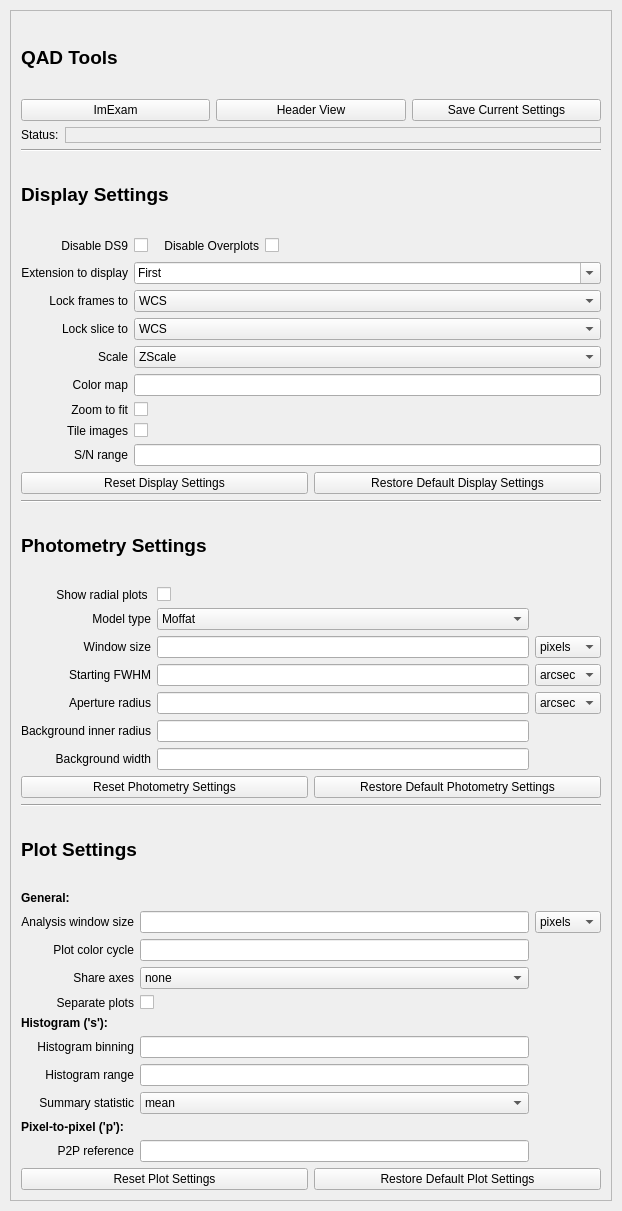
<?xml version="1.0" encoding="UTF-8"?>
<ui version="4.0">
 <class>Form</class>
 <widget class="QWidget" name="Form">
  <property name="geometry">
   <rect>
    <x>0</x>
    <y>0</y>
    <width>622</width>
    <height>1211</height>
   </rect>
  </property>
  <property name="windowTitle">
   <string>Form</string>
  </property>
  <layout class="QVBoxLayout" name="verticalLayout">
   <property name="leftMargin">
    <number>10</number>
   </property>
   <property name="topMargin">
    <number>10</number>
   </property>
   <property name="rightMargin">
    <number>10</number>
   </property>
   <property name="bottomMargin">
    <number>10</number>
   </property>
   <item>
    <widget class="QScrollArea" name="scrollArea">
     <property name="sizePolicy">
      <sizepolicy hsizetype="Expanding" vsizetype="Expanding">
       <horstretch>1</horstretch>
       <verstretch>1</verstretch>
      </sizepolicy>
     </property>
     <property name="widgetResizable">
      <bool>true</bool>
     </property>
     <widget class="QWidget" name="scrollAreaWidgetContents">
      <property name="geometry">
       <rect>
        <x>0</x>
        <y>0</y>
        <width>600</width>
        <height>1190</height>
       </rect>
      </property>
      <layout class="QVBoxLayout" name="verticalLayout_2">
       <property name="leftMargin">
        <number>10</number>
       </property>
       <property name="topMargin">
        <number>10</number>
       </property>
       <property name="rightMargin">
        <number>10</number>
       </property>
       <property name="bottomMargin">
        <number>10</number>
       </property>
       <item>
        <widget class="QLabel" name="label_19">
         <property name="font">
          <font>
           <pointsize>14</pointsize>
           <weight>75</weight>
           <bold>true</bold>
          </font>
         </property>
         <property name="text">
          <string>QAD Tools</string>
         </property>
        </widget>
       </item>
       <item>
        <layout class="QHBoxLayout" name="horizontalLayout">
         <item>
          <widget class="QPushButton" name="imexamButton">
           <property name="minimumSize">
            <size>
             <width>0</width>
             <height>0</height>
            </size>
           </property>
           <property name="text">
            <string>ImExam</string>
           </property>
           <property name="icon">
            <iconset resource="tango.qrc">
             <normaloff>:/icons/Tango/32x32/applications-accessories.png</normaloff>:/icons/Tango/32x32/applications-accessories.png</iconset>
           </property>
           <property name="iconSize">
            <size>
             <width>32</width>
             <height>32</height>
            </size>
           </property>
          </widget>
         </item>
         <item>
          <widget class="QPushButton" name="headerButton">
           <property name="text">
            <string>Header View</string>
           </property>
           <property name="icon">
            <iconset resource="tango.qrc">
             <normaloff>:/icons/Tango/32x32/edit-find.png</normaloff>:/icons/Tango/32x32/edit-find.png</iconset>
           </property>
           <property name="iconSize">
            <size>
             <width>32</width>
             <height>32</height>
            </size>
           </property>
          </widget>
         </item>
         <item>
          <widget class="QPushButton" name="saveButton">
           <property name="text">
            <string>Save Current Settings</string>
           </property>
           <property name="icon">
            <iconset resource="tango.qrc">
             <normaloff>:/icons/Tango/32x32/document-save.png</normaloff>:/icons/Tango/32x32/document-save.png</iconset>
           </property>
           <property name="iconSize">
            <size>
             <width>32</width>
             <height>32</height>
            </size>
           </property>
          </widget>
         </item>
        </layout>
       </item>
       <item>
        <layout class="QHBoxLayout" name="horizontalLayout_4">
         <item>
          <widget class="QLabel" name="label_21">
           <property name="text">
            <string>Status:</string>
           </property>
          </widget>
         </item>
         <item>
          <widget class="QLabel" name="status">
           <property name="sizePolicy">
            <sizepolicy hsizetype="Expanding" vsizetype="Fixed">
             <horstretch>0</horstretch>
             <verstretch>0</verstretch>
            </sizepolicy>
           </property>
           <property name="frameShape">
            <enum>QFrame::StyledPanel</enum>
           </property>
           <property name="text">
            <string/>
           </property>
           <property name="margin">
            <number>5</number>
           </property>
           <property name="textInteractionFlags">
            <set>Qt::NoTextInteraction</set>
           </property>
          </widget>
         </item>
        </layout>
       </item>
       <item>
        <widget class="Line" name="line">
         <property name="orientation">
          <enum>Qt::Horizontal</enum>
         </property>
        </widget>
       </item>
       <item>
        <widget class="QLabel" name="label_17">
         <property name="font">
          <font>
           <pointsize>14</pointsize>
           <weight>75</weight>
           <bold>true</bold>
          </font>
         </property>
         <property name="text">
          <string>Display Settings</string>
         </property>
        </widget>
       </item>
       <item>
        <layout class="QGridLayout" name="gridLayout">
         <item row="0" column="2">
          <layout class="QHBoxLayout" name="horizontalLayout_6">
           <item>
            <widget class="QCheckBox" name="disableDS9Box">
             <property name="sizePolicy">
              <sizepolicy hsizetype="Fixed" vsizetype="Fixed">
               <horstretch>0</horstretch>
               <verstretch>0</verstretch>
              </sizepolicy>
             </property>
             <property name="toolTip">
              <string>Set to disable DS9 display.</string>
             </property>
             <property name="text">
              <string/>
             </property>
            </widget>
           </item>
           <item>
            <spacer name="horizontalSpacer">
             <property name="orientation">
              <enum>Qt::Horizontal</enum>
             </property>
             <property name="sizeType">
              <enum>QSizePolicy::Fixed</enum>
             </property>
             <property name="sizeHint" stdset="0">
              <size>
               <width>10</width>
               <height>20</height>
              </size>
             </property>
            </spacer>
           </item>
           <item>
            <widget class="QLabel" name="label_20">
             <property name="sizePolicy">
              <sizepolicy hsizetype="Fixed" vsizetype="Preferred">
               <horstretch>0</horstretch>
               <verstretch>0</verstretch>
              </sizepolicy>
             </property>
             <property name="text">
              <string>Disable Overplots</string>
             </property>
             <property name="alignment">
              <set>Qt::AlignRight|Qt::AlignTrailing|Qt::AlignVCenter</set>
             </property>
            </widget>
           </item>
           <item>
            <widget class="QCheckBox" name="disableOverplotsBox">
             <property name="toolTip">
              <string>Set to disable automated overplots in DS9.</string>
             </property>
             <property name="text">
              <string/>
             </property>
            </widget>
           </item>
          </layout>
         </item>
         <item row="8" column="2">
          <widget class="QCheckBox" name="tileBox">
           <property name="toolTip">
            <string>Set to tile all loaded images in the DS9 window.</string>
           </property>
           <property name="text">
            <string/>
           </property>
          </widget>
         </item>
         <item row="8" column="0">
          <widget class="QLabel" name="label_5">
           <property name="text">
            <string>Tile images</string>
           </property>
           <property name="alignment">
            <set>Qt::AlignRight|Qt::AlignTrailing|Qt::AlignVCenter</set>
           </property>
          </widget>
         </item>
         <item row="5" column="0" alignment="Qt::AlignRight">
          <widget class="QLabel" name="label_6">
           <property name="text">
            <string>Scale</string>
           </property>
          </widget>
         </item>
         <item row="4" column="0" alignment="Qt::AlignRight">
          <widget class="QLabel" name="label_3">
           <property name="text">
            <string>Lock slice to</string>
           </property>
          </widget>
         </item>
         <item row="0" column="0">
          <widget class="QLabel" name="label_16">
           <property name="text">
            <string>Disable DS9</string>
           </property>
           <property name="alignment">
            <set>Qt::AlignRight|Qt::AlignTrailing|Qt::AlignVCenter</set>
           </property>
          </widget>
         </item>
         <item row="2" column="0">
          <widget class="QLabel" name="label_7">
           <property name="text">
            <string>Extension to display</string>
           </property>
           <property name="alignment">
            <set>Qt::AlignRight|Qt::AlignTrailing|Qt::AlignVCenter</set>
           </property>
          </widget>
         </item>
         <item row="4" column="2">
          <widget class="QComboBox" name="lockSliceBox">
           <property name="toolTip">
            <string>If set to WCS, cube slices are locked to calibrated coordinates.</string>
           </property>
           <item>
            <property name="text">
             <string>WCS</string>
            </property>
           </item>
           <item>
            <property name="text">
             <string>Image</string>
            </property>
           </item>
           <item>
            <property name="text">
             <string>None</string>
            </property>
           </item>
          </widget>
         </item>
         <item row="6" column="0">
          <widget class="QLabel" name="label_2">
           <property name="text">
            <string>Color map</string>
           </property>
           <property name="alignment">
            <set>Qt::AlignRight|Qt::AlignTrailing|Qt::AlignVCenter</set>
           </property>
          </widget>
         </item>
         <item row="6" column="2">
          <widget class="QLineEdit" name="colorMapBox">
           <property name="toolTip">
            <string>If none, colormap will not be updated on load.</string>
           </property>
          </widget>
         </item>
         <item row="2" column="2">
          <widget class="QComboBox" name="extensionBox">
           <property name="toolTip">
            <string>Select extension display strategy, or edit to specify an extension number or name.</string>
           </property>
           <property name="editable">
            <bool>true</bool>
           </property>
           <property name="currentText">
            <string>First</string>
           </property>
           <property name="insertPolicy">
            <enum>QComboBox::NoInsert</enum>
           </property>
           <item>
            <property name="text">
             <string>First</string>
            </property>
           </item>
           <item>
            <property name="text">
             <string>All (in separate frames)</string>
            </property>
           </item>
           <item>
            <property name="text">
             <string>All (in a cube)</string>
            </property>
           </item>
           <item>
            <property name="text">
             <string>S/N</string>
            </property>
           </item>
           <item>
            <property name="text">
             <string>EXTNUM (edit to select a specific extension)</string>
            </property>
           </item>
          </widget>
         </item>
         <item row="7" column="0">
          <widget class="QLabel" name="label_4">
           <property name="text">
            <string>Zoom to fit</string>
           </property>
           <property name="alignment">
            <set>Qt::AlignRight|Qt::AlignTrailing|Qt::AlignVCenter</set>
           </property>
          </widget>
         </item>
         <item row="3" column="0">
          <widget class="QLabel" name="label">
           <property name="text">
            <string>Lock frames to</string>
           </property>
           <property name="alignment">
            <set>Qt::AlignRight|Qt::AlignTrailing|Qt::AlignVCenter</set>
           </property>
          </widget>
         </item>
         <item row="7" column="2" alignment="Qt::AlignLeft">
          <widget class="QCheckBox" name="zoomBox">
           <property name="toolTip">
            <string>Set to zoom to fit the last loaded frame.</string>
           </property>
           <property name="text">
            <string/>
           </property>
          </widget>
         </item>
         <item row="5" column="2">
          <widget class="QComboBox" name="scaleBox">
           <property name="toolTip">
            <string>If none, scale will not be updated on load.</string>
           </property>
           <item>
            <property name="text">
             <string>ZScale</string>
            </property>
           </item>
           <item>
            <property name="text">
             <string>MinMax</string>
            </property>
           </item>
           <item>
            <property name="text">
             <string>ZMax</string>
            </property>
           </item>
           <item>
            <property name="text">
             <string>none</string>
            </property>
           </item>
          </widget>
         </item>
         <item row="3" column="2">
          <widget class="QComboBox" name="lockImageBox">
           <property name="toolTip">
            <string>If set to WCS, frames and crosshair will be locked in sky coordinates.</string>
           </property>
           <property name="currentText">
            <string>WCS</string>
           </property>
           <item>
            <property name="text">
             <string>WCS</string>
            </property>
           </item>
           <item>
            <property name="text">
             <string>Image</string>
            </property>
           </item>
           <item>
            <property name="text">
             <string>None</string>
            </property>
           </item>
          </widget>
         </item>
         <item row="9" column="0">
          <widget class="QLabel" name="label_29">
           <property name="text">
            <string>S/N range</string>
           </property>
           <property name="alignment">
            <set>Qt::AlignRight|Qt::AlignTrailing|Qt::AlignVCenter</set>
           </property>
          </widget>
         </item>
         <item row="9" column="2">
          <widget class="QLineEdit" name="snRangeBox">
           <property name="toolTip">
            <string>Set range for S/N image as min,max if desired.</string>
           </property>
          </widget>
         </item>
        </layout>
       </item>
       <item>
        <layout class="QHBoxLayout" name="horizontalLayout_3">
         <item>
          <widget class="QPushButton" name="resetDispButton">
           <property name="toolTip">
            <string>Reset display settings to last saved values.</string>
           </property>
           <property name="text">
            <string>Reset Display Settings</string>
           </property>
          </widget>
         </item>
         <item>
          <widget class="QPushButton" name="restoreDispButton">
           <property name="toolTip">
            <string>Restore display settings to default values.</string>
           </property>
           <property name="text">
            <string>Restore Default Display Settings</string>
           </property>
          </widget>
         </item>
        </layout>
       </item>
       <item>
        <widget class="Line" name="line_2">
         <property name="orientation">
          <enum>Qt::Horizontal</enum>
         </property>
        </widget>
       </item>
       <item>
        <widget class="QLabel" name="label_18">
         <property name="font">
          <font>
           <pointsize>14</pointsize>
           <weight>75</weight>
           <bold>true</bold>
          </font>
         </property>
         <property name="text">
          <string>Photometry Settings</string>
         </property>
        </widget>
       </item>
       <item>
        <layout class="QGridLayout" name="gridLayout_2">
         <item row="6" column="1">
          <widget class="QLineEdit" name="bgwidBox">
           <property name="toolTip">
            <string>Width of background annulus.</string>
           </property>
          </widget>
         </item>
         <item row="6" column="0">
          <widget class="QLabel" name="label_15">
           <property name="text">
            <string>Background width</string>
           </property>
           <property name="alignment">
            <set>Qt::AlignRight|Qt::AlignTrailing|Qt::AlignVCenter</set>
           </property>
          </widget>
         </item>
         <item row="5" column="1">
          <widget class="QLineEdit" name="bgrinBox">
           <property name="toolTip">
            <string>Starting radius of background annulus. Set to 'none' to ignore background.</string>
           </property>
          </widget>
         </item>
         <item row="4" column="2">
          <widget class="QComboBox" name="apradUnitsBox">
           <property name="toolTip">
            <string>Aperture radius and width units.</string>
           </property>
           <item>
            <property name="text">
             <string>arcsec</string>
            </property>
           </item>
           <item>
            <property name="text">
             <string>pixels</string>
            </property>
           </item>
          </widget>
         </item>
         <item row="4" column="1">
          <widget class="QLineEdit" name="apradBox">
           <property name="toolTip">
            <string>Radius of circular aperture, for summing flux.</string>
           </property>
          </widget>
         </item>
         <item row="5" column="0">
          <widget class="QLabel" name="label_8">
           <property name="text">
            <string>Background inner radius</string>
           </property>
           <property name="alignment">
            <set>Qt::AlignRight|Qt::AlignTrailing|Qt::AlignVCenter</set>
           </property>
          </widget>
         </item>
         <item row="4" column="0">
          <widget class="QLabel" name="label_13">
           <property name="text">
            <string>Aperture radius</string>
           </property>
           <property name="alignment">
            <set>Qt::AlignRight|Qt::AlignTrailing|Qt::AlignVCenter</set>
           </property>
          </widget>
         </item>
         <item row="3" column="2">
          <widget class="QComboBox" name="fwhmUnitsBox">
           <property name="toolTip">
            <string>FWHM units.</string>
           </property>
           <item>
            <property name="text">
             <string>arcsec</string>
            </property>
           </item>
           <item>
            <property name="text">
             <string>pixels</string>
            </property>
           </item>
          </widget>
         </item>
         <item row="2" column="1">
          <widget class="QLineEdit" name="windowSizeBox">
           <property name="toolTip">
            <string>Region to consider for fitting.</string>
           </property>
          </widget>
         </item>
         <item row="1" column="1">
          <widget class="QComboBox" name="modelTypeBox">
           <property name="toolTip">
            <string>Profile type to fit.</string>
           </property>
           <item>
            <property name="text">
             <string>Moffat</string>
            </property>
           </item>
           <item>
            <property name="text">
             <string>Gaussian</string>
            </property>
           </item>
          </widget>
         </item>
         <item row="3" column="1">
          <widget class="QLineEdit" name="fwhmBox">
           <property name="toolTip">
            <string>Expected source width, as FWHM.</string>
           </property>
          </widget>
         </item>
         <item row="2" column="0">
          <widget class="QLabel" name="label_9">
           <property name="text">
            <string>Window size</string>
           </property>
           <property name="alignment">
            <set>Qt::AlignRight|Qt::AlignTrailing|Qt::AlignVCenter</set>
           </property>
          </widget>
         </item>
         <item row="1" column="0">
          <widget class="QLabel" name="label_10">
           <property name="text">
            <string>Model type</string>
           </property>
           <property name="alignment">
            <set>Qt::AlignRight|Qt::AlignTrailing|Qt::AlignVCenter</set>
           </property>
          </widget>
         </item>
         <item row="3" column="0">
          <widget class="QLabel" name="label_11">
           <property name="text">
            <string>Starting FWHM</string>
           </property>
           <property name="alignment">
            <set>Qt::AlignRight|Qt::AlignTrailing|Qt::AlignVCenter</set>
           </property>
          </widget>
         </item>
         <item row="0" column="0">
          <widget class="QLabel" name="label_14">
           <property name="text">
            <string>Show radial plots </string>
           </property>
           <property name="alignment">
            <set>Qt::AlignRight|Qt::AlignTrailing|Qt::AlignVCenter</set>
           </property>
          </widget>
         </item>
         <item row="0" column="1">
          <widget class="QCheckBox" name="radialPlotBox">
           <property name="toolTip">
            <string>Display radial profiles for fit sources.</string>
           </property>
           <property name="text">
            <string/>
           </property>
          </widget>
         </item>
         <item row="2" column="2">
          <widget class="QComboBox" name="windowUnitsBox">
           <property name="toolTip">
            <string>Units for window size.</string>
           </property>
           <item>
            <property name="text">
             <string>pixels</string>
            </property>
           </item>
           <item>
            <property name="text">
             <string>arcsec</string>
            </property>
           </item>
          </widget>
         </item>
        </layout>
       </item>
       <item>
        <layout class="QHBoxLayout" name="horizontalLayout_2">
         <item>
          <widget class="QPushButton" name="resetPhotButton">
           <property name="toolTip">
            <string>Reset photometry settings to last saved values.</string>
           </property>
           <property name="text">
            <string>Reset Photometry Settings</string>
           </property>
          </widget>
         </item>
         <item>
          <widget class="QPushButton" name="restorePhotButton">
           <property name="toolTip">
            <string>Restore photometry settings to default values.</string>
           </property>
           <property name="text">
            <string>Restore Default Photometry Settings</string>
           </property>
          </widget>
         </item>
        </layout>
       </item>
       <item>
        <widget class="Line" name="line_3">
         <property name="orientation">
          <enum>Qt::Horizontal</enum>
         </property>
        </widget>
       </item>
       <item>
        <widget class="QLabel" name="label_22">
         <property name="font">
          <font>
           <pointsize>14</pointsize>
           <weight>75</weight>
           <bold>true</bold>
          </font>
         </property>
         <property name="text">
          <string>Plot Settings</string>
         </property>
        </widget>
       </item>
       <item>
        <layout class="QGridLayout" name="gridLayout_3">
         <item row="2" column="0">
          <widget class="QLabel" name="label_24">
           <property name="text">
            <string>Plot color cycle</string>
           </property>
           <property name="alignment">
            <set>Qt::AlignRight|Qt::AlignTrailing|Qt::AlignVCenter</set>
           </property>
          </widget>
         </item>
         <item row="3" column="2">
          <widget class="QComboBox" name="shareAxesBox">
           <property name="toolTip">
            <string>Specify axes to share, between separate plots.</string>
           </property>
           <item>
            <property name="text">
             <string>none</string>
            </property>
           </item>
           <item>
            <property name="text">
             <string>x</string>
            </property>
           </item>
           <item>
            <property name="text">
             <string>y</string>
            </property>
           </item>
           <item>
            <property name="text">
             <string>both</string>
            </property>
           </item>
          </widget>
         </item>
         <item row="7" column="0">
          <widget class="QLabel" name="label_27">
           <property name="text">
            <string>Histogram range</string>
           </property>
           <property name="alignment">
            <set>Qt::AlignRight|Qt::AlignTrailing|Qt::AlignVCenter</set>
           </property>
          </widget>
         </item>
         <item row="3" column="0">
          <widget class="QLabel" name="label_25">
           <property name="text">
            <string>Share axes</string>
           </property>
           <property name="alignment">
            <set>Qt::AlignRight|Qt::AlignTrailing|Qt::AlignVCenter</set>
           </property>
          </widget>
         </item>
         <item row="1" column="3">
          <widget class="QComboBox" name="plotWindowUnitsBox">
           <property name="toolTip">
            <string>Units for window size.</string>
           </property>
           <item>
            <property name="text">
             <string>pixels</string>
            </property>
           </item>
           <item>
            <property name="text">
             <string>arcsec</string>
            </property>
           </item>
          </widget>
         </item>
         <item row="4" column="2">
          <widget class="QCheckBox" name="separatePlotsBox">
           <property name="toolTip">
            <string>If not set, new plots will be added to existing axes.</string>
           </property>
           <property name="text">
            <string/>
           </property>
          </widget>
         </item>
         <item row="1" column="2">
          <widget class="QLineEdit" name="plotWindowSizeBox">
           <property name="toolTip">
            <string>Analysis window around cursor.</string>
           </property>
          </widget>
         </item>
         <item row="1" column="0">
          <widget class="QLabel" name="label_23">
           <property name="text">
            <string>Analysis window size</string>
           </property>
           <property name="alignment">
            <set>Qt::AlignRight|Qt::AlignTrailing|Qt::AlignVCenter</set>
           </property>
          </widget>
         </item>
         <item row="4" column="0">
          <widget class="QLabel" name="label_12">
           <property name="text">
            <string>Separate plots</string>
           </property>
           <property name="alignment">
            <set>Qt::AlignRight|Qt::AlignTrailing|Qt::AlignVCenter</set>
           </property>
          </widget>
         </item>
         <item row="6" column="2">
          <widget class="QLineEdit" name="histBinBox">
           <property name="toolTip">
            <string>Binning strategy for histograms.</string>
           </property>
          </widget>
         </item>
         <item row="6" column="0">
          <widget class="QLabel" name="label_26">
           <property name="text">
            <string>Histogram binning</string>
           </property>
           <property name="alignment">
            <set>Qt::AlignRight|Qt::AlignTrailing|Qt::AlignVCenter</set>
           </property>
          </widget>
         </item>
         <item row="10" column="0">
          <widget class="QLabel" name="label_28">
           <property name="text">
            <string>P2P reference</string>
           </property>
           <property name="alignment">
            <set>Qt::AlignRight|Qt::AlignTrailing|Qt::AlignVCenter</set>
           </property>
          </widget>
         </item>
         <item row="7" column="2">
          <widget class="QLineEdit" name="histLimitsBox">
           <property name="toolTip">
            <string>Set range as min,max if desired.</string>
           </property>
          </widget>
         </item>
         <item row="10" column="2">
          <widget class="QLineEdit" name="p2pReferenceBox">
           <property name="toolTip">
            <string>Reference frame number for pixel-to-pixel comparisons.</string>
           </property>
          </widget>
         </item>
         <item row="2" column="2">
          <widget class="QLineEdit" name="plotColorBox">
           <property name="toolTip">
            <string>Set to any valid matplotlib colormap name.</string>
           </property>
          </widget>
         </item>
         <item row="5" column="0">
          <widget class="QLabel" name="label_31">
           <property name="font">
            <font>
             <weight>75</weight>
             <bold>true</bold>
            </font>
           </property>
           <property name="text">
            <string>Histogram ('s'):</string>
           </property>
          </widget>
         </item>
         <item row="9" column="0">
          <widget class="QLabel" name="label_32">
           <property name="font">
            <font>
             <weight>75</weight>
             <bold>true</bold>
            </font>
           </property>
           <property name="text">
            <string>Pixel-to-pixel ('p'):</string>
           </property>
          </widget>
         </item>
         <item row="0" column="0">
          <widget class="QLabel" name="label_30">
           <property name="font">
            <font>
             <weight>75</weight>
             <bold>true</bold>
            </font>
           </property>
           <property name="text">
            <string>General:</string>
           </property>
          </widget>
         </item>
         <item row="8" column="0">
          <widget class="QLabel" name="label_33">
           <property name="text">
            <string>Summary statistic</string>
           </property>
           <property name="alignment">
            <set>Qt::AlignRight|Qt::AlignTrailing|Qt::AlignVCenter</set>
           </property>
          </widget>
         </item>
         <item row="8" column="2">
          <widget class="QComboBox" name="summaryStatBox">
           <item>
            <property name="text">
             <string>mean</string>
            </property>
           </item>
           <item>
            <property name="text">
             <string>median</string>
            </property>
           </item>
           <item>
            <property name="text">
             <string>clipped mean</string>
            </property>
           </item>
           <item>
            <property name="text">
             <string>clipped median</string>
            </property>
           </item>
          </widget>
         </item>
        </layout>
       </item>
       <item>
        <layout class="QHBoxLayout" name="horizontalLayout_5">
         <item>
          <widget class="QPushButton" name="resetPlotButton">
           <property name="toolTip">
            <string>Reset plot settings to last saved value.</string>
           </property>
           <property name="text">
            <string>Reset Plot Settings</string>
           </property>
          </widget>
         </item>
         <item>
          <widget class="QPushButton" name="restorePlotButton">
           <property name="toolTip">
            <string>Restore plot settings values to default values.</string>
           </property>
           <property name="text">
            <string>Restore Default Plot Settings</string>
           </property>
          </widget>
         </item>
        </layout>
       </item>
      </layout>
     </widget>
    </widget>
   </item>
  </layout>
 </widget>
 <resources>
  <include location="tango.qrc"/>
 </resources>
 <connections/>
</ui>
